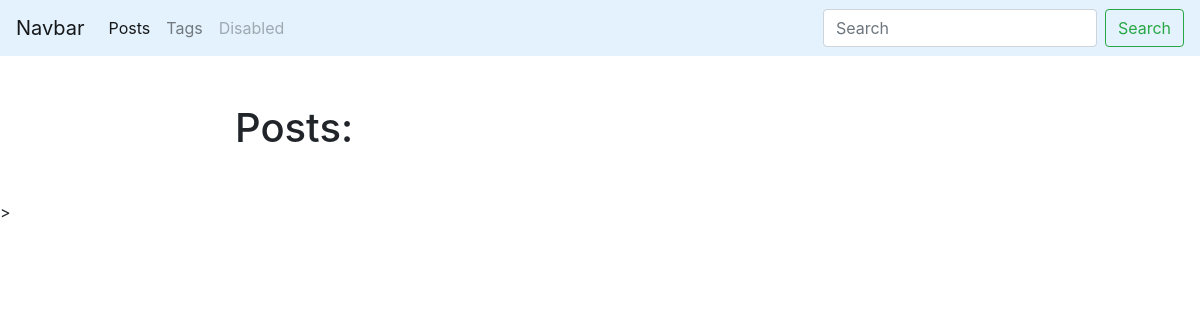
Before: /Arizona/ with the older database file.
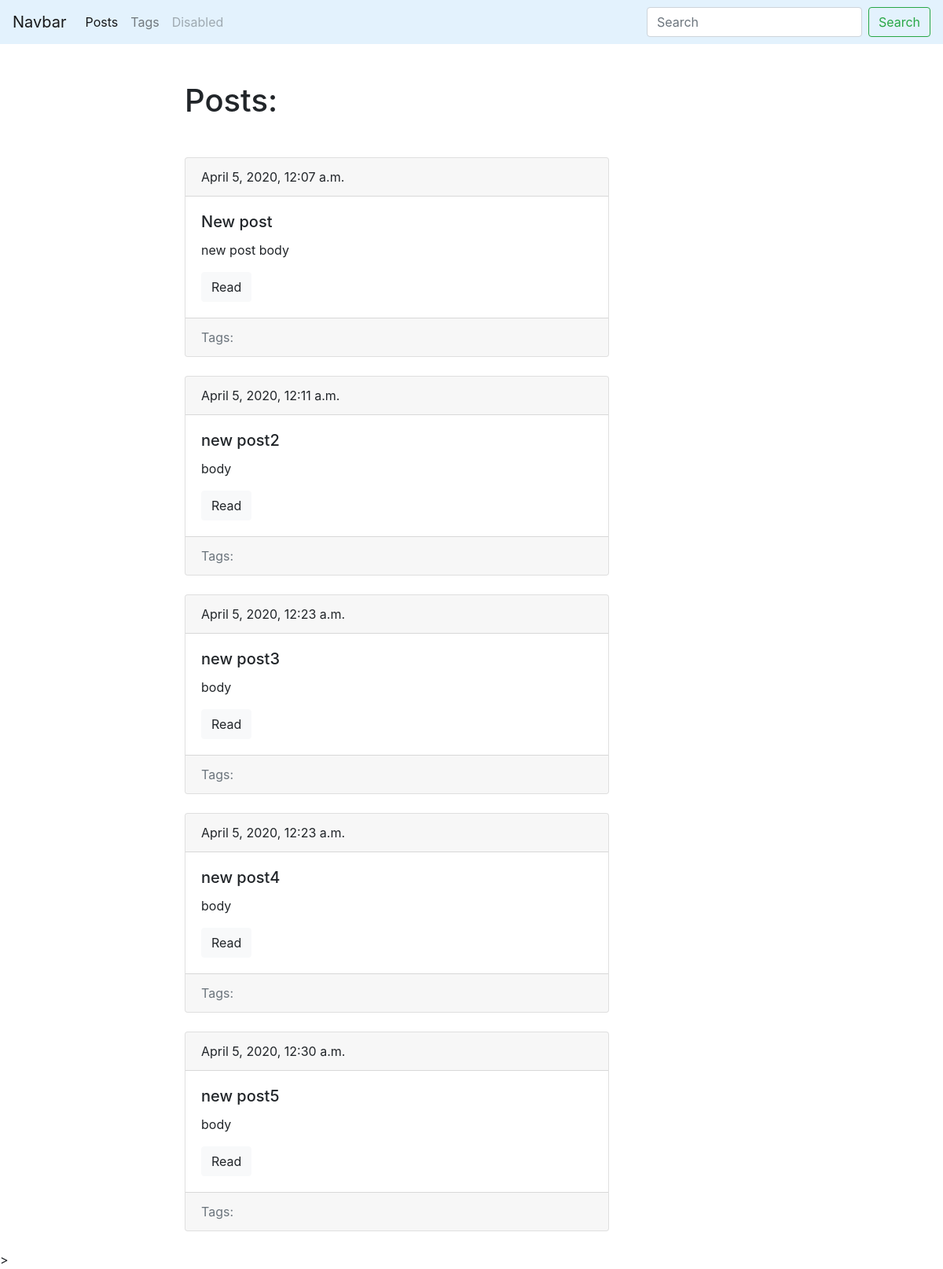
After: the same page with the newer database file.
### Arizona/models.py (models this page shows, shortened)
class Post(models.Model):
	title = models.CharField(max_length=150, db_index=True)
	slug = models.SlugField(max_length=150, unique=True)
	body = models.TextField(blank=True, db_index=True)
	tags = models.ManyToManyField('Tag', blank=True, related_name='posts')####This
	date_pub = models.DateTimeField(auto_now_add=True)
	def get_absolute_url(self):
		return reverse('post_detail_url', kwargs={'slug':self.slug})

### Arizona/views.py (the view)
# urls.py: path('' ,posts_list, name='posts_list_url'),
def posts_list(request):
	posts = Post.objects.all()
	return render(request,'Arizona/index.html',context={'posts':posts})

### Arizona/templates/Arizona/index.html (shortened to what this page needs)
{%extends 'Arizona/base_Arizona.html'%}
{%block content%}
<h1 class="mb-5">Posts:</h1>
{% for post in posts%}
{% include 'Arizona/includes/post_card_template.html' %}
{%endfor%}
{%endblock%}

### Arizona/templates/Arizona/base_Arizona.html
{%extends 'base.html'%}

### templates/base.html (shortened to what this page needs)
<!DOCTYPE html>
<html>
<head>
	<link rel="stylesheet" href="https://maxcdn.bootstrapcdn.com/bootstrap/4.0.0/css/bootstrap.min.css">
</head>
<body><nav class="navbar navbar-expand-lg navbar-light" style="background-color: #e3f2fd;">
  <a class="navbar-brand" href="#">Navbar</a>
  <div class="collapse navbar-collapse" id="navbarSupportedContent">
    <ul class="navbar-nav mr-auto">
      <li class="nav-item active">
        <a class="nav-link" href="{% url 'posts_list_url' %}">Posts</a>
      </li>
      <li class="nav-item">
        <a class="nav-link" href="{% url 'tags_list_url' %}">Tags</a>
      </li>
      <li class="nav-item">
        <a class="nav-link disabled" href="#">Disabled</a>
      </li>
    </ul>
    <form class="form-inline my-2 my-lg-0">
      <input class="form-control mr-sm-2" type="search" placeholder="Search" aria-label="Search">
      <button class="btn btn-outline-success my-2 my-sm-0" type="submit">Search</button>
    </form>
  </div>
</nav>
<div class="container mt-5">
	<div class="row">
		<div class="col-6 offset-md-2">{%block content%}{%endblock%}</div>
</div>
</div>
</body>
</html>>

### Arizona/templates/Arizona/includes/post_card_template.html (shortened to what this page needs)
	<div class="card mb-4">
  <div class="card-header">
    {{post.date_pub}}
  </div>
  <div class="card-body">
    <h5 class="card-title">{{post.title}}</h5>
    <p class="card-text">{{post.body|truncatewords:15}}</p>
    <a href="{{post.get_absolute_url}}" class="btn btn-light">Read</a>
  </div>
  <div class="card-footer text-muted">
    Tags:
  </div>
</div>

Changed rows visible on the page:
added Post: date_pub "April 5, 2020, 12:07 a.m.", title "New post", body "new post body"
added Post: date_pub "April 5, 2020, 12:11 a.m.", title "new post2", body "body"
added Post: date_pub "April 5, 2020, 12:23 a.m.", title "new post3", body "body"
added Post: date_pub "April 5, 2020, 12:23 a.m.", title "new post4", body "body"
added Post: date_pub "April 5, 2020, 12:30 a.m.", title "new post5", body "body"
